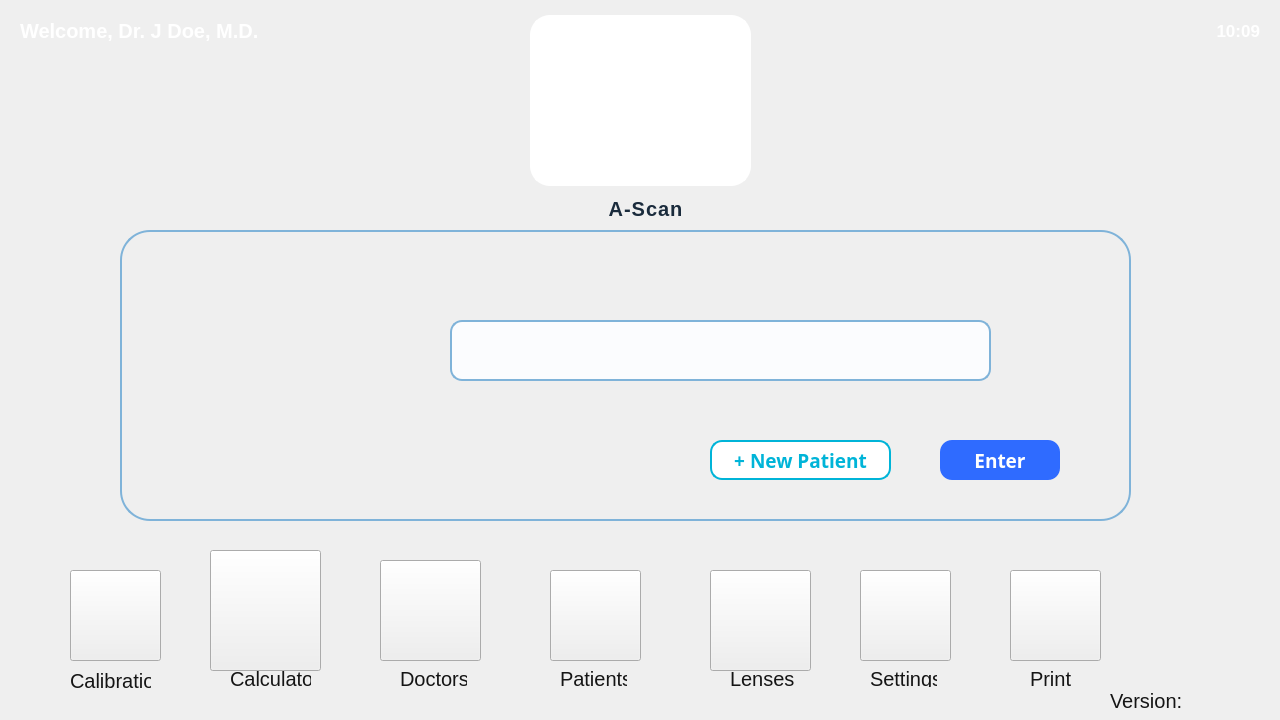
<?xml version="1.0" encoding="UTF-8"?>
<ui version="4.0">
 <class>WelcomeDialog</class>
 <widget class="QMainWindow" name="WelcomeDialog">
  <property name="geometry">
   <rect>
    <x>0</x>
    <y>0</y>
    <width>1280</width>
    <height>720</height>
   </rect>
  </property>
  <property name="font">
   <font>
    <pointsize>15</pointsize>
   </font>
  </property>
  <property name="windowTitle">
   <string>WelcomeDialog</string>
  </property>
  <property name="styleSheet">
   <string notr="true">background-image: url(:/images/7.png);</string>
  </property>
  <widget class="QWidget" name="centralWidget">
   <property name="styleSheet">
    <string notr="true"/>
   </property>
   <widget class="QFrame" name="headerBar">
    <property name="geometry">
     <rect>
      <x>0</x>
      <y>0</y>
      <width>1280</width>
      <height>75</height>
     </rect>
    </property>
    <property name="styleSheet">
     <string notr="true">QFrame#headerBar {
    background: qlineargradient(spread:pad, x1:0, y1:0, x2:1, y2:0,
        stop:0 #1976D2, stop:1 #2E9BDA);
    border: none;
}</string>
    </property>
    <property name="frameShape">
     <enum>QFrame::StyledPanel</enum>
    </property>
    <property name="frameShadow">
     <enum>QFrame::Raised</enum>
    </property>
   </widget>
   <widget class="QPushButton" name="btn_ascan">
    <property name="geometry">
     <rect>
      <x>530</x>
      <y>15</y>
      <width>221</width>
      <height>171</height>
     </rect>
    </property>
    <property name="styleSheet">
     <string notr="true">
QPushButton{
	background-color: rgb(255,255,255);
	border: 3px solid #FFFFFF;
	border-radius: 20px;
	border-image: url(:/images/ascan-select.png);
}

QPushButton:pressed {
    border: 3px solid #00BCD4;
}
</string>
    </property>
    <property name="text">
     <string/>
    </property>
    <property name="flat">
     <bool>true</bool>
    </property>
   </widget>
   <widget class="QFrame" name="frame">
    <property name="geometry">
     <rect>
      <x>120</x>
      <y>230</y>
      <width>1011</width>
      <height>291</height>
     </rect>
    </property>
    <property name="styleSheet">
     <string notr="true">QFrame#frame {
    background-color: qlineargradient(
        spread:pad,
        x1:0, y1:0,
        x2:1, y2:1,
        stop:0   rgba(168, 211, 242, 235),
        stop:0.35 rgba(191, 223, 246, 225),
        stop:0.70 rgba(201, 230, 248, 225),
        stop:1   rgba(176, 217, 244, 235)
    );
    border: 2px solid #7fb3d9;
    border-radius: 30px;
}</string>
    </property>
    <property name="frameShape">
     <enum>QFrame::StyledPanel</enum>
    </property>
    <property name="frameShadow">
     <enum>QFrame::Raised</enum>
    </property>
    <widget class="QPushButton" name="btn_surgeon">
     <property name="geometry">
      <rect>
       <x>150</x>
       <y>50</y>
       <width>141</width>
       <height>141</height>
      </rect>
     </property>
     <property name="font">
      <font>
       <pointsize>13</pointsize>
      </font>
     </property>
     <property name="styleSheet">
      <string notr="true">background-image:url(:/images/empty.png);
border-image: url(:/images/patient-icon.png);</string>
     </property>
     <property name="text">
      <string/>
     </property>
     <property name="flat">
      <bool>true</bool>
     </property>
    </widget>
    <widget class="QPushButton" name="btn_enter">
     <property name="geometry">
      <rect>
       <x>820</x>
       <y>210</y>
       <width>120</width>
       <height>40</height>
      </rect>
     </property>
     <property name="font">
      <font>
       <family>Umpush</family>
       <pointsize>14</pointsize>
       <italic>false</italic>
       <bold>true</bold>
      </font>
     </property>
     <property name="styleSheet">
      <string notr="true">
/*QPushButton {
    border-image: url(:/images/empty.png);
    color: rgb(85, 87, 83);
    border: 2px solid transparent;
}

QPushButton:pressed {
    background-color: #80d4ff;
    border: 2px solid #006699;
    border-radius: 10px;
	color:#00334d
}*/

QPushButton
{
    background-color: #2F6BFF;
    color: white;
    border: none;
    border-radius: 12px;
font: 700 14pt &quot;Umpush&quot;;
    padding: 8px 20px;
}

QPushButton:pressed
{
    background-color: #1E56E6;
}

QPushButton:disabled
{
    background-color: #C8D6F5;
    color: #FFFFFF;
}


QPushButton
{
    background: qlineargradient(spread:pad, x1:0, y1:0, x2:1, y2:0,
		stop:0 #1976D2, stop:1 #2E9BDA);
    color: white;
    border: none;
    border-radius: 12px;
    font: 700 14pt &quot;Umpush&quot;;
    padding: 8px 20px;
}

QPushButton:hover
{
    background: qlineargradient(spread:pad, x1:0, y1:0, x2:1, y2:0,
		stop:0 #1668BC, stop:1 #2789C4);
}

QPushButton:pressed
{
    background-color: #14589F;
}

QPushButton:disabled
{
    background-color: #C8D6F5;
    color: #FFFFFF;
}


</string>
     </property>
     <property name="text">
      <string>Enter</string>
     </property>
     <property name="flat">
      <bool>true</bool>
     </property>
    </widget>
    <widget class="QPushButton" name="btn_newDoctor_2">
     <property name="geometry">
      <rect>
       <x>590</x>
       <y>210</y>
       <width>181</width>
       <height>40</height>
      </rect>
     </property>
     <property name="font">
      <font>
       <family>Umpush</family>
       <pointsize>14</pointsize>
       <italic>false</italic>
       <bold>true</bold>
      </font>
     </property>
     <property name="styleSheet">
      <string notr="true">
/*QPushButton {
    border-image: url(:/images/empty.png);
    color: rgb(85, 87, 83);
    border: 2px solid transparent;
}

QPushButton:pressed {
    background-color: #80d4ff;
    border: 2px solid #006699;
    border-radius: 10px;
	color:#00334d
}*/

QPushButton
{
    background-color: #00B4D8;
    color: white;
    border: none;
    border-radius: 12px;
    font: 700 14pt &quot;Umpush&quot;;
    padding: 8px 20px;
}


QPushButton
{
    background-color: #FFFFFF;
    color: #00B4D8;
    border: 1.5px solid #00B4D8;
    border-radius: 12px;
    font: 700 14pt &quot;Umpush&quot;;
    padding: 8px 20px;
}

QPushButton:hover
{
    background-color: #E6FAFE;
}

QPushButton:pressed
{
    background-color: #CDF3FB;
}




</string>
     </property>
     <property name="text">
      <string>+ New Patient</string>
     </property>
     <property name="flat">
      <bool>true</bool>
     </property>
    </widget>
    <widget class="FixedComboBox" name="comboBox_patientSelect">
     <property name="geometry">
      <rect>
       <x>330</x>
       <y>90</y>
       <width>541</width>
       <height>61</height>
      </rect>
     </property>
     <property name="styleSheet">
      <string notr="true">

QComboBox
{
    background-color: #FBFCFE;
    border: 1.5px solid #DCE3EA;
    border: 2px solid #7fb3d9;
    border-radius: 12px;
    padding: 8px 18px;
    color: #334155;
    outline: none;
}

QComboBox:hover
{
    border: 1.5px solid #A9C4E8;
}

QComboBox:focus, QComboBox:on
{
    border: 1.5px solid #1976D2;
    background: #FFFFFF;
}

QComboBox::drop-down
{
    border: none;
    width: 34px;
}

QComboBox QAbstractItemView
{
    background: white;
    border: 1px solid #DCE3EA;
    selection-background-color: #E3F0FD;
    selection-color: #1976D2;
    outline: 0;
    padding: 4px;
}</string>
     </property>
     <property name="frame">
      <bool>true</bool>
     </property>
    </widget>
    <zorder>btn_newDoctor_2</zorder>
    <zorder>btn_surgeon</zorder>
    <zorder>btn_enter</zorder>
    <zorder>comboBox_patientSelect</zorder>
   </widget>
   <widget class="QLabel" name="label">
    <property name="geometry">
     <rect>
      <x>550</x>
      <y>200</y>
      <width>192</width>
      <height>17</height>
     </rect>
    </property>
    <property name="font">
     <font>
      <pointsize>15</pointsize>
      <bold>true</bold>
     </font>
    </property>
    <property name="styleSheet">
     <string notr="true">background: transparent;
color: #1A2B3C;
font-weight: 700;
letter-spacing: 1px;</string>
    </property>
    <property name="text">
     <string>A-Scan</string>
    </property>
    <property name="alignment">
     <set>Qt::AlignCenter</set>
    </property>
   </widget>
   <widget class="QLabel" name="lbl_time">
    <property name="geometry">
     <rect>
      <x>1129</x>
      <y>10</y>
      <width>131</width>
      <height>41</height>
     </rect>
    </property>
    <property name="font">
<font>
    <pointsize>13</pointsize>
    <bold>true</bold>
</font>
    </property>
    <property name="styleSheet">
     <string notr="true">background: transparent;
color: #FFFFFF;
font-weight: 600;</string>
    </property>
    <property name="text">
     <string>10:09</string>
    </property>
    <property name="alignment">
     <set>Qt::AlignRight|Qt::AlignTrailing|Qt::AlignVCenter</set>
    </property>
   </widget>
   <widget class="QLabel" name="lbl_docName">
    <property name="geometry">
     <rect>
      <x>20</x>
      <y>0</y>
      <width>261</width>
      <height>61</height>
     </rect>
    </property>
<property name="font">
    <font>
        <pointsize>15</pointsize>
        <bold>true</bold>
    </font>
</property>
    <property name="styleSheet">
     <string notr="true">background: transparent;
color: #FFFFFF;
font-weight: 600;</string>
    </property>
    <property name="text">
     <string>Welcome, Dr. J Doe, M.D. </string>
    </property>
   </widget>
   <widget class="QLabel" name="lbl_softwareVersion">
    <property name="geometry">
     <rect>
      <x>1110</x>
      <y>680</y>
      <width>151</width>
      <height>41</height>
     </rect>
    </property>
    <property name="styleSheet">
     <string notr="true">color:rgb(21,21,21);
background-image:url(:/images/empty.png);</string>
    </property>
    <property name="text">
     <string>Version:</string>
    </property>
   </widget>
   <widget class="QLabel" name="lbl_serialNumber">
    <property name="geometry">
     <rect>
      <x>660</x>
      <y>570</y>
      <width>140</width>
      <height>28</height>
     </rect>
    </property>
    <property name="styleSheet">
     <string notr="true">color:rgb(21,21,21);
background-image:url(:/images/empty.png);</string>
    </property>
    <property name="text">
     <string/>
    </property>
    <property name="alignment">
     <set>Qt::AlignRight|Qt::AlignTrailing|Qt::AlignVCenter</set>
    </property>
   </widget>
   <widget class="QPushButton" name="btn_calibrate">
    <property name="geometry">
     <rect>
      <x>70</x>
      <y>570</y>
      <width>91</width>
      <height>91</height>
     </rect>
    </property>
    <property name="styleSheet">
     <string notr="true">QPushButton{
background-image:url(:/images/empty.png);
border-image: url(:/images/calibrate-icon.png);
}
QPushButton:pressed {
    border: 5px solid #00BCD4;
}</string>
    </property>
    <property name="text">
     <string/>
    </property>
   </widget>
   <widget class="QPushButton" name="btn_calculator">
    <property name="geometry">
     <rect>
      <x>210</x>
      <y>550</y>
      <width>111</width>
      <height>121</height>
     </rect>
    </property>
    <property name="styleSheet">
     <string notr="true">QPushButton{
background-image:url(:/images/empty.png);
border-image: url(:/images/calculator-icon.png);
}

QPushButton:pressed {
    border: 5px solid #00BCD4;
}</string>
    </property>
    <property name="text">
     <string/>
    </property>
   </widget>
   <widget class="QPushButton" name="btn_doctors">
    <property name="geometry">
     <rect>
      <x>380</x>
      <y>560</y>
      <width>101</width>
      <height>101</height>
     </rect>
    </property>
    <property name="styleSheet">
     <string notr="true">

QPushButton{
background-image:url(:/images/empty.png);
border-image: url(:/images/doctor_icon.png);
}


QPushButton:pressed {
    border: 5px solid #00BCD4;
}</string>
    </property>
    <property name="text">
     <string/>
    </property>
   </widget>
   <widget class="QPushButton" name="btn_patients">
    <property name="geometry">
     <rect>
      <x>550</x>
      <y>570</y>
      <width>91</width>
      <height>91</height>
     </rect>
    </property>
    <property name="styleSheet">
     <string notr="true">QPushButton{

background-image:url(:/images/empty.png);
border-image: url(:/images/patient-icon.png);
}

QPushButton:pressed {
    border: 5px solid #00BCD4;
}</string>
    </property>
    <property name="text">
     <string/>
    </property>
   </widget>
   <widget class="QPushButton" name="btn_lenses">
    <property name="geometry">
     <rect>
      <x>710</x>
      <y>570</y>
      <width>101</width>
      <height>101</height>
     </rect>
    </property>
    <property name="styleSheet">
     <string notr="true">QPushButton{
background-image:url(:/images/empty.png);
border-image: url(:/images/iol-icon.png);
}

QPushButton:pressed {
    border: 5px solid #00BCD4;
}</string>
    </property>
    <property name="text">
     <string/>
    </property>
   </widget>
   <widget class="QPushButton" name="btn_settings">
    <property name="geometry">
     <rect>
      <x>860</x>
      <y>570</y>
      <width>91</width>
      <height>91</height>
     </rect>
    </property>
    <property name="styleSheet">
     <string notr="true">QPushButton{

background-image:url(:/images/empty.png);
border-image: url(:/images/settings-icon.png);

}

QPushButton:pressed {
    border: 5px solid #00BCD4;
}</string>
    </property>
    <property name="text">
     <string/>
    </property>
   </widget>
   <widget class="QPushButton" name="btn_print">
    <property name="geometry">
     <rect>
      <x>1010</x>
      <y>570</y>
      <width>91</width>
      <height>91</height>
     </rect>
    </property>
    <property name="styleSheet">
     <string notr="true">QPushButton{
background-image:url(:/images/empty.png);
border-image: url(:/images/print-icon.png);
}

QPushButton:pressed {
    border: 5px solid #00BCD4;
}</string>
    </property>
    <property name="text">
     <string/>
    </property>
   </widget>
   <widget class="QLabel" name="lbl_calibrate">
    <property name="geometry">
     <rect>
      <x>70</x>
      <y>670</y>
      <width>81</width>
      <height>21</height>
     </rect>
    </property>
    <property name="styleSheet">
     <string notr="true">background-image:url(:/images/empty.png);color:rgb(21,21,21);</string>
    </property>
    <property name="text">
     <string>Calibration</string>
    </property>
   </widget>
   <widget class="QLabel" name="lbl_calculator">
    <property name="geometry">
     <rect>
      <x>230</x>
      <y>670</y>
      <width>81</width>
      <height>17</height>
     </rect>
    </property>
    <property name="styleSheet">
     <string notr="true">background-image:url(:/images/empty.png);color:rgb(21,21,21);</string>
    </property>
    <property name="text">
     <string>Calculator</string>
    </property>
   </widget>
   <widget class="QLabel" name="lbl_doctors">
    <property name="geometry">
     <rect>
      <x>400</x>
      <y>670</y>
      <width>67</width>
      <height>17</height>
     </rect>
    </property>
    <property name="styleSheet">
     <string notr="true">background-image:url(:/images/empty.png);color:rgb(21,21,21);</string>
    </property>
    <property name="text">
     <string>Doctors</string>
    </property>
   </widget>
   <widget class="QLabel" name="lbl_patients">
    <property name="geometry">
     <rect>
      <x>560</x>
      <y>670</y>
      <width>67</width>
      <height>17</height>
     </rect>
    </property>
    <property name="styleSheet">
     <string notr="true">background-image:url(:/images/empty.png);color:rgb(21,21,21);</string>
    </property>
    <property name="text">
     <string>Patients</string>
    </property>
   </widget>
   <widget class="QLabel" name="lbl_lenses">
    <property name="geometry">
     <rect>
      <x>730</x>
      <y>670</y>
      <width>67</width>
      <height>17</height>
     </rect>
    </property>
    <property name="styleSheet">
     <string notr="true">background-image:url(:/images/empty.png);color:rgb(21,21,21);</string>
    </property>
    <property name="text">
     <string>Lenses</string>
    </property>
   </widget>
   <widget class="QLabel" name="lbl_settings">
    <property name="geometry">
     <rect>
      <x>870</x>
      <y>670</y>
      <width>67</width>
      <height>17</height>
     </rect>
    </property>
    <property name="styleSheet">
     <string notr="true">background-image:url(:/images/empty.png);color:rgb(21,21,21);</string>
    </property>
    <property name="text">
     <string>Settings</string>
    </property>
   </widget>
   <widget class="QLabel" name="lbl_patients_2">
    <property name="geometry">
     <rect>
      <x>1030</x>
      <y>670</y>
      <width>67</width>
      <height>17</height>
     </rect>
    </property>
    <property name="styleSheet">
     <string notr="true">background-image:url(:/images/empty.png);color:rgb(21,21,21);</string>
    </property>
    <property name="text">
     <string>Print</string>
    </property>
   </widget>
   <zorder>headerBar</zorder>
   <zorder>btn_ascan</zorder>
   <zorder>label</zorder>
   <zorder>lbl_time</zorder>
   <zorder>lbl_docName</zorder>
   <zorder>lbl_softwareVersion</zorder>
   <zorder>lbl_serialNumber</zorder>
   <zorder>frame</zorder>
   <zorder>btn_calibrate</zorder>
   <zorder>btn_calculator</zorder>
   <zorder>btn_doctors</zorder>
   <zorder>btn_patients</zorder>
   <zorder>btn_lenses</zorder>
   <zorder>btn_settings</zorder>
   <zorder>btn_print</zorder>
   <zorder>lbl_calibrate</zorder>
   <zorder>lbl_calculator</zorder>
   <zorder>lbl_doctors</zorder>
   <zorder>lbl_patients</zorder>
   <zorder>lbl_lenses</zorder>
   <zorder>lbl_settings</zorder>
   <zorder>lbl_patients_2</zorder>
  </widget>
 </widget>
 <layoutdefault spacing="6" margin="11"/>
 <customwidgets>
  <customwidget>
   <class>FixedComboBox</class>
   <extends>QComboBox</extends>
   <header>fixedcombobox.h</header>
  </customwidget>
 </customwidgets>
 <resources/>
 <connections/>
</ui>
